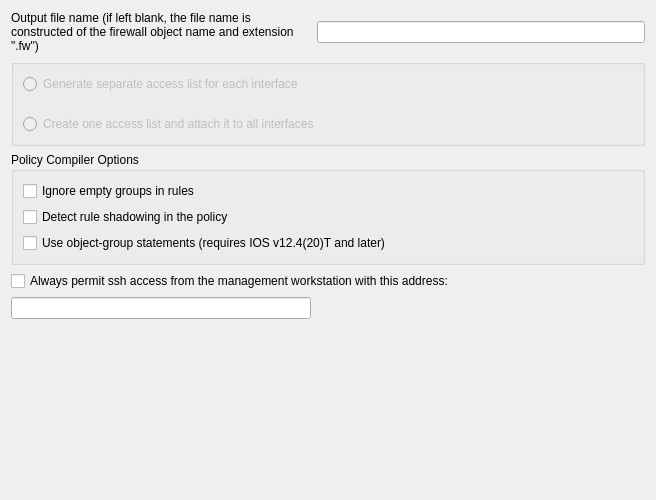
     <widget class="QWidget" name="compiler_tab">
      <attribute name="title">
       <string>Compiler Options</string>
      </attribute>
      <layout class="QGridLayout" name="gridLayout_9">
       <item row="0" column="0">
        <widget class="QLabel" name="textLabel1_5">
         <property name="sizePolicy">
          <sizepolicy hsizetype="Expanding" vsizetype="Preferred">
           <horstretch>0</horstretch>
           <verstretch>0</verstretch>
          </sizepolicy>
         </property>
         <property name="text">
          <string>Output file name (if left blank, the file name is constructed of the firewall object name and extension &quot;.fw&quot;)</string>
         </property>
         <property name="alignment">
          <set>Qt::AlignmentFlag::AlignVCenter</set>
         </property>
         <property name="wordWrap">
          <bool>true</bool>
         </property>
        </widget>
       </item>
       <item row="0" column="1">
        <widget class="QLineEdit" name="outputFileName">
         <property name="minimumSize">
          <size>
           <width>300</width>
           <height>0</height>
          </size>
         </property>
         <property name="maximumSize">
          <size>
           <width>32767</width>
           <height>22</height>
          </size>
         </property>
        </widget>
       </item>
       <item row="1" column="0" colspan="2">
        <widget class="QGroupBox" name="groupBox">
         <property name="enabled">
          <bool>false</bool>
         </property>
         <property name="title">
          <string/>
         </property>
         <layout class="QGridLayout" name="gridLayout_4">
          <property name="verticalSpacing">
           <number>20</number>
          </property>
          <item row="0" column="0">
           <widget class="QRadioButton" name="separate_acls_for_interfaces">
            <property name="toolTip">
             <string>Compiler creates multiple access lists from the same policy,
two for each interface: one for inbound and another for
outbound. If the policy is written in a such way that no rule
can possibly be associated with an interface, this interface
gets no access list at all. Also, interfaces marked as 
&quot;unprotected&quot; never get access list regardless of how the policy
rules are designed.
</string>
            </property>
            <property name="text">
             <string>Generate separate access list for each interface</string>
            </property>
           </widget>
          </item>
          <item row="1" column="0">
           <widget class="QRadioButton" name="one_acl_for_all_interfaces">
            <property name="toolTip">
             <string>Compiler creates one access list and assigns it to all
interfaces.
</string>
            </property>
            <property name="text">
             <string>Create one access list and attach it to all interfaces</string>
            </property>
           </widget>
          </item>
         </layout>
        </widget>
       </item>
       <item row="2" column="0" colspan="2">
        <widget class="QGroupBox" name="frame114">
         <property name="sizePolicy">
          <sizepolicy hsizetype="Expanding" vsizetype="Preferred">
           <horstretch>0</horstretch>
           <verstretch>0</verstretch>
          </sizepolicy>
         </property>
         <property name="title">
          <string>Policy Compiler Options</string>
         </property>
         <property name="flat">
          <bool>false</bool>
         </property>
         <property name="checkable">
          <bool>false</bool>
         </property>
         <layout class="QGridLayout" name="gridLayout_6">
          <item row="0" column="0">
           <widget class="QCheckBox" name="iosacl_ignore_empty_groups">
            <property name="toolTip">
             <string>If the option is deactivated, compiler treats empty groups as an error and aborts processing the policy. If this option is activated, compiler removes all empty groups from all rule elements. If rule element becomes 'any' after the last empty group has been removed, the whole rule will be ignored. Use this option only if you fully understand how it works!</string>
            </property>
            <property name="text">
             <string>Ignore empty groups in rules</string>
            </property>
           </widget>
          </item>
          <item row="1" column="0">
           <widget class="QCheckBox" name="iosacl_check_shadowing">
            <property name="toolTip">
             <string>Shadowing happens because a rule is a superset of a subsequent rule and any packets potentially matched by the subsequent rule have already been matched by the prior rule.</string>
            </property>
            <property name="text">
             <string>Detect rule shadowing in the policy</string>
            </property>
           </widget>
          </item>
          <item row="2" column="0">
           <widget class="QCheckBox" name="iosacl_use_object_groups">
            <property name="text">
             <string>Use object-group statements (requires IOS v12.4(20)T and later)</string>
            </property>
           </widget>
          </item>
         </layout>
        </widget>
       </item>
       <item row="3" column="0" colspan="2">
        <widget class="QCheckBox" name="mgmt_ssh">
         <property name="text">
          <string>Always permit ssh access from the management workstation with this address:</string>
         </property>
         <property name="checkable">
          <bool>true</bool>
         </property>
         <property name="checked">
          <bool>false</bool>
         </property>
        </widget>
       </item>
       <item row="4" column="0">
        <widget class="QLineEdit" name="mgmt_addr">
         <property name="sizePolicy">
          <sizepolicy hsizetype="Expanding" vsizetype="Fixed">
           <horstretch>0</horstretch>
           <verstretch>0</verstretch>
          </sizepolicy>
         </property>
         <property name="minimumSize">
          <size>
           <width>300</width>
           <height>0</height>
          </size>
         </property>
         <property name="maximumSize">
          <size>
           <width>32767</width>
           <height>22</height>
          </size>
         </property>
        </widget>
       </item>
       <item row="4" column="1">
        <spacer name="horizontalSpacer_2">
         <property name="orientation">
          <enum>Qt::Orientation::Horizontal</enum>
         </property>
         <property name="sizeHint" stdset="0">
          <size>
           <width>328</width>
           <height>20</height>
          </size>
         </property>
        </spacer>
       </item>
       <item row="5" column="0">
        <spacer>
         <property name="orientation">
          <enum>Qt::Orientation::Vertical</enum>
         </property>
         <property name="sizeType">
          <enum>QSizePolicy::Policy::Expanding</enum>
         </property>
         <property name="sizeHint" stdset="0">
          <size>
           <width>20</width>
           <height>170</height>
          </size>
         </property>
        </spacer>
       </item>
      </layout>
     </widget>
